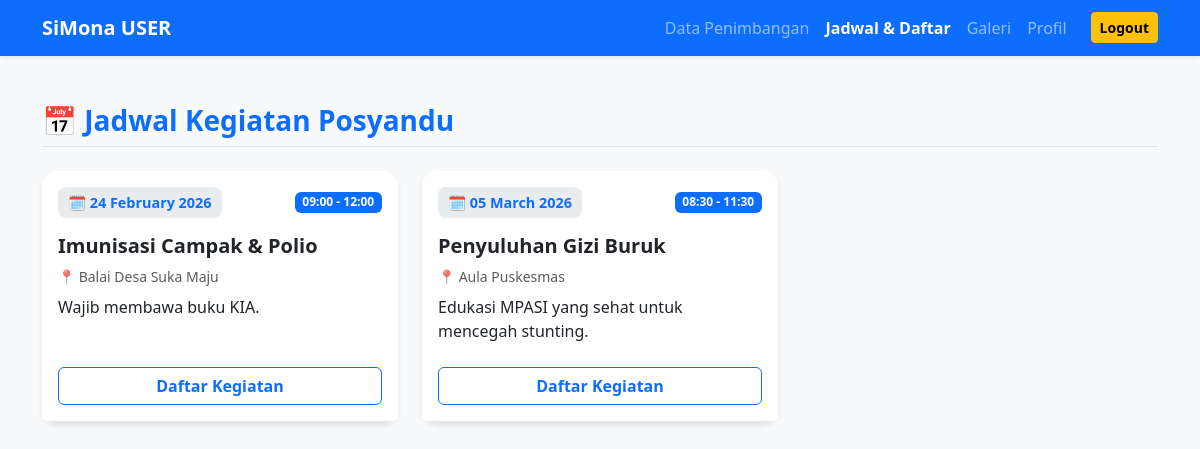
Page /jadwal.php (signed in) on the committed database.
### tables this page shows
CREATE TABLE `t_jadwal` (
  `id_jadwal` int(11) NOT NULL,
  `nama_kegiatan` varchar(255) NOT NULL,
  `tanggal` date NOT NULL,
  `waktu` varchar(50) NOT NULL,
  `tempat` varchar(100) NOT NULL,
  `deskripsi` text DEFAULT NULL,
  `created_at` timestamp NOT NULL DEFAULT current_timestamp()
);

### jadwal.php (the view, shortened to what this page needs)
<?php
include 'koneksi.php';
?>
<!DOCTYPE html>
<html lang="id">
<head>
    <link href="https://cdn.jsdelivr.net/npm/bootstrap@5.3.0/dist/css/bootstrap.min.css" rel="stylesheet">
</head>
<body>
    <?php
    include 'navbar.php';
    ?>
    <div class="container py-5">
        <h3 class="mb-4 text-primary fw-bold border-bottom pb-2">📅 Jadwal Kegiatan Posyandu</h3>
        <div class="row g-4">
            <?php
            $query_jadwal = "SELECT * FROM t_jadwal WHERE tanggal >= CURDATE() ORDER BY tanggal ASC";
            $result_jadwal = mysqli_query($koneksi, $query_jadwal);
            if (mysqli_num_rows($result_jadwal) > 0) {
                while ($jadwal = mysqli_fetch_assoc($result_jadwal)) {
                    $tgl = date('d F Y', strtotime($jadwal['tanggal']));
                    ?>
                    <div class="col-md-6 col-lg-4">
                        <div class="card card-jadwal h-100">
                            <div class="card-body">
                                <div class="d-flex justify-content-between align-items-center mb-3">
                                    <span class="date-badge">🗓️ <?= $tgl; ?></span>
                                    <span class="badge bg-primary"><?= htmlspecialchars($jadwal['waktu']); ?></span>
                                </div>
                                <h5 class="card-title fw-bold text-dark"><?= htmlspecialchars($jadwal['nama_kegiatan']); ?></h5>
                                <p class="card-text text-muted small mb-2">
                                    📍 <?= htmlspecialchars($jadwal['tempat']); ?>
                                </p>
                                <p class="card-text">
                                    <?= htmlspecialchars($jadwal['deskripsi']); ?>
                                </p>
                            </div>
                            <div class="card-footer bg-white border-0 pb-3">
                                <button type="button"
                                        class="btn btn-outline-primary w-100 fw-bold"
                                        data-bs-toggle="modal"
                                        data-bs-target="#modalDaftar"
                                        data-id="<?= $jadwal['id_jadwal']; ?>"
                                        data-kegiatan="<?= htmlspecialchars($jadwal['nama_kegiatan']); ?>"
                                        data-tanggal="<?= $tgl; ?>"
                                        data-lokasi="<?= htmlspecialchars($jadwal['tempat']); ?>">
                                    Daftar Kegiatan
                                </button>
                            </div>
                        </div>
                    </div>
                    <?php
                }
            } else {
                echo '<div class="col-12"><div class="alert alert-info text-center">Belum ada jadwal kegiatan mendatang.</div></div>';
            }
            ?>
        </div>
    </div>
</body>
</html>

### jadwal.php (style rules this page uses)
body { background-color: #f8f9fa; }
.card-jadwal { border: none; border-radius: 15px; box-shadow: 0 4px 6px rgba(0,0,0,0.1); transition: transform 0.2s; }
.date-badge { background-color: #e9ecef; color: #0d6efd; padding: 5px 10px; border-radius: 8px; font-weight: bold; font-size: 0.9rem; }

### rows in the picture
t_jadwal: tanggal "24 February 2026", waktu "09:00 - 12:00", nama_kegiatan "Imunisasi Campak & Polio", tempat "Balai Desa Suka Maju", deskripsi "Wajib membawa buku KIA."
t_jadwal: tanggal "05 March 2026", waktu "08:30 - 11:30", nama_kegiatan "Penyuluhan Gizi Buruk", tempat "Aula Puskesmas", deskripsi "Edukasi MPASI yang sehat untuk mencegah stunting."
